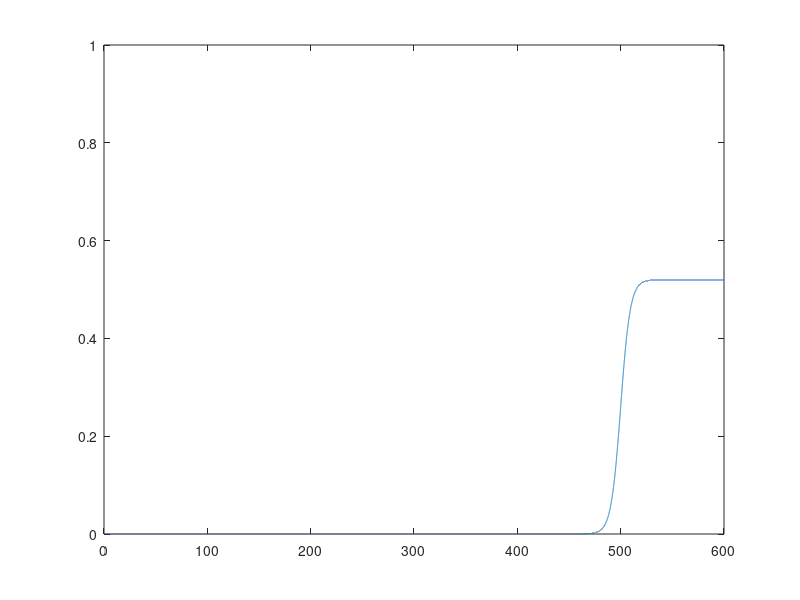

MATLAB code to generate this figure: (Note: this script raises an error after producing the figure.)
%% Testing New diffusions


% Gompertz
beta0 = 0.02;
delta = 0.5;
tinfl = 400;

x0 = log(beta0);
mu = beta0+delta;
k =  1/tinfl * log(log(mu)-x0);

tis = 0:0.01:1000;
xis = log(mu)+ (x0 - log(mu))*exp(-k*tis);
betas = exp(xis);

plot(tis,betas)


% Logistic
beta0 = 0.02;
delta = 0.5;
tinfl = 500;
steepness = 0.03;

mu = beta0 + delta;
x0 = 1/steepness*log(beta0/(mu-beta0));
k = -x0/(steepness*tinfl);

tis = 0:0.01:600;
xis = x0 + steepness*k*tis;
betas = mu * exp(xis)./(1+exp(xis));

clf
plot(tis,betas)
ylim([0 1])


SavePath = '/Users/dureaujoseph/Documents/Taf/These/Matlab Scripts/AllData/Avahan';

cd('/Users/dureaujoseph/Dropbox/Taf/AllScripts/')
addpath([pwd '/General Tools'])
addpath([pwd '/Toolboxes'])
addpath([pwd '/Epidemic Models/Generic PMCMC tools'])
addpath([pwd '/Epidemic Models/Disease-specific code'])
addpath([pwd '/Epidemic Models/Disease-specific code/HIV'])

SavePath = '/Users/dureaujoseph/Documents/Taf/These/Matlab Scripts/AllData/Avahan';

load([SavePath '/ParametersMysore.mat']);
Parameters.Problem = 'ImperialHIV';

Parameters.Problem = 'ImperialHIV';
Parameters.SigmaObs = 0.1;
Parameters.ComputationTStep = 0.5;
Parameters.ObservationLength = 25*12;
Parameters.InitialIPropF.Sample = 1;
Parameters.InitialIPropM.Sample = 1;
Parameters.TotMFactor.Sample = 1;
Parameters.Alpham1.Sample = 1;
Parameters.MuFm1.Sample = 1;
Parameters.MuMm1.Sample = 1;
Parameters.BetaMFPerAct.Sample = 1;
Parameters.BetaFMPerAct.Sample = 1;
Parameters.NumberActsPerClient.Sample =1;
Parameters.eHIV.Sample = 1;
Parameters.CF1.Sample = 1;
Parameters.CF2.Sample = 1;
Parameters = DefineEstimatedParametersIndexes(Parameters);
Parameters = DefineTransfFunctions(Parameters);
Parameters = DefinePriors(Parameters);
Parameters = UpdateParsNoTransfToTransf(Parameters);


Data.Observations = zeros(10,5);
Data.Observations(7,2) = 26.11;
Data.Observations(7,3) = 24.24;
Data.Observations(8,4) = 5.4;
Data.Observations(7,5) = 11.10;
Data.Instants = round([0 236 264 286 292]/(Parameters.ComputationTStep));
Data.ObservedVariables = [ 0 7 7 8 7];
Data.NbComputingSteps = [0 diff(Data.Instants)];


HIVModel = struct();
HIVModel.EKF_projection = @HIV_EKF_projection;
HIVModel.InitializeParameters = @HIV_Initialize;
HIVModel.SMC_projection = @HIV_SMC_projection;
HIVModel.LikFunction = 'normpdf(Variables(:,Data.ObservedVariables(:,IndTime)),Data.Observations(Data.ObservedVariables(:,IndTime),IndTime),sqrt(Data.Observations(Data.ObservedVariables(:,IndTime),IndTime)*(100-Data.Observations(Data.ObservedVariables(:,IndTime),IndTime))/400)).*(Res.WentOutOrNot)';


Mode = 1;
% 1 = Normal
% 2 = Biased
% 3 = Restricted
% 4 = AddingObs

ModelType = 'Bert';
% ModelType = 'Step';
% ModelType = 'Affine';
% ModelType = 'Sigm';
% ModelType = 'Logist';


NbTests = 400;

ampls = [];
inflpts = [];
slopes = [];amplints = [];
Ress = {};
cpt = 0;
ParsRecord = [];
ResGens = {};
while cpt < 100
    disp(cpt)
    try
        
        
        tis = Parameters.ComputationTStep:Parameters.ComputationTStep:Parameters.ObservationLength;
        Parameters.NbTSteps = length(tis);

        
        if strcmp(ModelType,'Bert')
            asympt = 0.4+0.59*rand(1,1);
%             m = 1+30*rand(1,1)^0.8; % when m not informed
            m = 6+5*rand(1,1)^0.8;
            baseline = min(0.6*rand(1,1),0.999*asympt*m^(1/(1-m)));
%             baseline = min(0.1*rand(1,1),0.999*asympt*m^(1/(1-m)));

            % m = 0.9*rand(1,1);
            inflpt = (300 + 250*rand(1,1)^(0.5))*Parameters.ComputationTStep;

            B  = (1 - (baseline/asympt)^(1-m));
            k = (1/inflpt*log(B/(1-m)));

            Parameters.DiffusionType = 'Bertallanfy';


    %         xis =
    %         Parameters.ComputationTStep:Parameters.ComputationTStep:Param
    %         eters.ObservationLength;

            xis = [];
            xis(1) = (baseline^(1-m)-asympt^(1-m))/(1-m);
            sigma = 0;
            for i = 2:length(tis)
                xis(i) = xis(i-1) -k*xis(i-1)*Parameters.ComputationTStep + sigma*xis(i-1)*sqrt(Parameters.ComputationTStep).*randn(1,1);
            end
            Fts =  ((1-m)*xis+asympt^(1-m)).^(1/(1-m));
            plot(Fts)
            
        elseif strcmp(ModelType,'Logist')
            Parameters.DiffusionType = 'Bertallanfy';

            asympt = 0.4+0.59*rand(1,1);
            baseline = min(0.6*rand(1,1),0.999*asympt*m^(1/(1-m)));
            r = 0.05*rand(1,1);%*^1/10;
            
            Fts =  asympt*baseline*exp(r*tis)./(asympt+baseline*(exp(r*tis*Parameters.ComputationTStep)-1));
        elseif strcmp(ModelType,'Step')

            asympt = 0.4+0.59*rand(1,1);
%             baseline = min(0.6*rand(1,1),asympt);
            baseline = min(0.1*rand(1,1),asympt);
            inflpt = (300 + 250*rand(1,1)^(0.8))*Parameters.ComputationTStep;   
            
            Fts =  baseline + (asympt-baseline).*(tis>inflpt);
          
        elseif strcmp(ModelType,'Affine')

            asympt = 0.4+0.59*rand(1,1);
            baseline = min(0.6*rand(1,1),asympt);
            
            Fts =  baseline + (asympt-baseline).*(tis-tis(1))./(tis(end)-tis(1));
           
          
        elseif strcmp(ModelType,'Sigm')
        
            ampl = rand(1,1);
            baseline = rand(1,1)*(1-ampl);
            asympt = baseline+ampl;
            inflpt = (300 + 250*rand(1,1))*Parameters.ComputationTStep;
            steepness = rand(1,1)*50;

            Fts = baseline+ampl*Sigmoid((tis-inflpt)/steepness);
        end
        
        ampls(cpt+1) = Fts(end)-Fts(1);
        tmp = diff(Fts);
        [b,ind] = max(tmp);
        inflpts(cpt+1) = ind;
%         slopes(cpt+1) = asympt*k*m^(m/(1-m));
        amplints(cpt+1) = Fts(end)-Fts(456);
        
        plot(Fts)
        ylim([0 1])
        hold on
        plot([inflpts(cpt+1) inflpts(cpt+1)],[0 1])
        [b,ind]= max(diff(Fts));
%         plot([ind ind],[0 1],'k')
        hold off
%         title(r)
        
        
        if strcmp(ModelType,'Bert')
            Parameters.BRmu.Value = asympt;
            Parameters.BRmm1.Value = m-1;
            Parameters.BRbase.Value = baseline;
            Parameters.BRtinfl.Value = inflpt;
        elseif or(strcmp(ModelType,'Logist'),strcmp(ModelType,'Sigm'))
             Parameters.BRmm1.Value = 1;
             Parameters.BRbase.Value = 0.1;
             Parameters.BRtinfl.Value = 100;
             Parameters.BRmu.Value = 0.8;
        end
        Parameters.MultNoise = 0.05;
        Parameters = DefineEstimatedParametersIndexes(Parameters);
        Parameters = DefineTransfFunctions(Parameters);
        Parameters = DefinePriors(Parameters);
        Parameters = UpdateParsNoTransfToTransf(Parameters);
        ResGen = GenerateDataForGivenSig(Data,Parameters,HIVModel,Fts);
        if(Fts(end)-Fts(1)<0.3)
            if rand(1,1)<0.7
                die
            end
        end
        if(Fts(end)-Fts(456)<0.15)
            if strcmp(ModelType,'Bert')
                if rand(1,1)<0.5
                    die
                end
            elseif strcmp(ModelType,'Logist')
                if rand(1,1)<0.8
                    die
                end
                if ind<200
                    die
                end
            end
        end
        if(Fts(end)-Fts(456)<0.3)
            if strcmp(ModelType,'Sigm')
                if rand(1,1)<0.5
                    die
                end
            end
            if strcmp(ModelType,'Step')
                if rand(1,1)<0.5
                    die
                end
            end
        end
%         if(Fts(end)<0.8)
%             if rand(1,1)<0.9
%                 die
%             end
%         end
        
       pause(0.01)
       
            cpt = cpt+1;
            ResGens{end+1} = ResGen;
    end
end
subplot(3,1,1)
hist(ampls)
subplot(3,1,2)
hist(inflpts)
subplot(3,1,3)
hist(amplints)
	
if strcmp(ModelType,'Bert')
    save([SavePath '/ResGenBR.mat'],'ResGens')
    save([SavePath '/ResGenBR10.mat'],'ResGens')
    save([SavePath '/ResGenBRmInf.mat'],'ResGens')
elseif strcmp(ModelType,'Logist')
    save([SavePath '/ResGenLogist.mat'],'ResGens')
elseif strcmp(ModelType,'Sigm')
    save([SavePath '/ResGenSigm.mat'],'ResGens')
elseif strcmp(ModelType,'Step')
    save([SavePath '/ResGenStep.mat'],'ResGens')
elseif strcmp(ModelType,'Affine')
    save([SavePath '/ResGenAffine.mat'],'ResGens')
end


tmp = [];
for i = 1:100
    tmp(i) = ResGens{i}.Data.Fts(1);
end

for i = 1:100
    plot(ResGens{i}.Data.Fts)
    ylim([0 1])
    pause()
end


load([SavePath '/ResGenBR.mat'])



Data = ResGens{87}.Data;
Parameters = ResGens{87}.Parameters;
Parameters.DiffusionType = 'Bertallanfy';


Parameters.BRm.Value = 3;
Parameters.BRm.Min = -10^14;
Parameters.BRm.Max = 10^14;
Parameters.BRm.MaxLim = 50;
Parameters.BRm.MinLim = 1.01;
Parameters.BRm.Estimated = 1;
Parameters.BRm.TransfType = 'Logit';
Parameters.BRm.Init = 1;

Parameters.BRmu.Value = 0.8;
Parameters.BRmu.Min = -10^14;
Parameters.BRmu.Max = 10^14;
Parameters.BRmu.MaxLim = 0.99;
Parameters.BRmu.MinLim = 0.4;
Parameters.BRmu.Estimated = 1;
Parameters.BRmu.TransfType = 'Logit';
Parameters.BRmu.Init = 1;

Parameters.BRbase.Value = 0.2;
Parameters.BRbase.Min = -10^14;
Parameters.BRbase.Max = 10^14;
Parameters.BRbase.MaxLim = 0.4;
Parameters.BRbase.MinLim = 0.01;
Parameters.BRbase.Estimated = 1;
Parameters.BRbase.TransfType = 'Logit';
Parameters.BRbase.Init = 1;

Parameters.BRtinfl.Value = 400;
Parameters.BRtinfl.Min = -10^14;
Parameters.BRtinfl.Max = 10^14;
Parameters.BRtinfl.MinLim = 1;
Parameters.BRtinfl.MaxLim = 600;
Parameters.BRtinfl.Estimated = 1;
Parameters.BRtinfl.TransfType = 'Logit';
Parameters.BRtinfl.Init = 1;

Parameters = DefineEstimatedParametersIndexes(Parameters);
Parameters = DefineTransfFunctions(Parameters);
Parameters = DefinePriors(Parameters);
Parameters = UpdateParsNoTransfToTransf(Parameters);

Names = Parameters.Names.Estimated;
NamesEst = {};
for i = 1:length(Names)
    if not(or(strcmp(Names{i},'SigmaRW'),strcmp(Names{i},'InitialFt')))
        NamesEst{end+1} = Names{i};
    end
end
Initialization = [];
for i = 1:length(NamesEst)
    Initialization(i) = Parameters.(NamesEst{i}).TransfValue ;
end
[x,fval,exitflag,output] = fminsearch(@(x) SquarredErrorBRtoMinimize(x,NamesEst,Data,Parameters,HIVModel),Initialization,optimset('MaxIter',10000,'TolX',1e-8,'TolFun',1e-8,'MaxFunEvals',20000));
for i = 1:length(NamesEst)
    Parameters.(NamesEst{i}).TransfValue = (x(i));
end
finalx = x;
Parameters = UpdateParsTransfToNoTransf(Parameters);
TellParsValues(Parameters)
InitParameters = Parameters;

fun =  @(x)SquarredErrorBRtoMinimize(x,NamesEst,Data,Parameters,HIVModel);
% [HD,err] = hessian(fun,Parameters.Finalx);
% Hess = -HD;
[HD,err] = hessdiag(fun,finalx);       
Hess = diag(-HD);

NbIts = 1000;
Parameters = InitParameters;
Cov = 2.38^2/length(finalx)*(-Hess)^-1;
Parameters.NamesEst = NamesEst;
Res = RunMCMCdeterm(Parameters,Data,HIVModel,Cov,NbIts)


Parameters = Res.Parameters;
Cov = 2.38^2/length(finalx)*cov(Res.xs');
Parameters.NamesEst = NamesEst;
Res = RunMCMCdeterm(Parameters,Data,HIVModel,Cov,NbIts)



Parameters = Res.Parameters;
Cov = 2.38^2/length(finalx)*cov(Res.xs');
Parameters.NamesEst = NamesEst;
Res = RunMCMCdeterm(Parameters,Data,HIVModel,Cov,2000)

PlotResHIV(Res,Res.Parameters)


SavePath = '/Users/dureaujoseph/Documents/Taf/These/Matlab Scripts/AllData/Avahan';

load([SavePath '/VIH_PlayingWithSigm_ResultsBertallanfy__1_1.mat'])


load([SavePath '/VIH_PlayingWithSigmStep10_ResultsAdd__1_1.mat'])
Res = Ress{1}
Res.Parameters.TypeWork = 'Boston Examples';
Res.Parameters.DiffusionType='Add';
PlotResHIV(Res,Res.Parameters)
% 
% figure(1)
load([SavePath '/PostThreeMethods.mat' ])




PlotPostForq('ROC',0.5,'Delta2003',0.2)





figure(1)
PlotPostForq('Mean')
% PlotPostForq(Res,'ROC',0.5)

load([SavePath '/PostThreeMethodsAffine.mat' ])
figure(2)
PlotPostForq(Res,'Mean',0.5)
% PlotPostForq(Res,'ROC',0.5)

load([SavePath '/PostThreeMethodsStep.mat' ])
figure(3)
PlotPostForq(Res,'Mean',0.5)
% PlotPostForq(Res,'ROC',0.5)

load([SavePath '/PostThreeMethods.mat' ])
figure(4)
PlotPostForq(Res,'Mean',0.5)
% PlotPostForq(Res,'ROC',0.5)

load([SavePath '/PostThreeMethodsAffine.mat' ])
figure(5)
PlotPostForq(Res,'Mean',0.5)
% PlotPostForq(Res,'ROC',0.5)

load([SavePath '/PostThreeMethodsStep.mat' ])
figure(6)
PlotPostForq(Res,'Mean',0.5)
% PlotPostForq(Res,'ROC',0.5)


load([SavePath '/PostDetmInf.mat' ])

figure(2)
load([SavePath '/PostThreeMethodsConstr.mat' ])

load([SavePath '/PostThreeMethodsLogist.mat' ])

figure(1)
Mode = 'ROC';

figure(2)
Mode = 'Mean';

ResAggr = Res;

figure(1)
PlotPostForq(Res,'Mean',0.5)
figure(2)
PlotPostForq(Res,'ROC',0.5)

PlotPostForq('ROC',0.5,'',0.2)

ToBar = [];
xis = [];
TempRes = Res;
tab = TempRes.partampls2003;
for  i = 1:6
    q1 = quantile(tab(4,:),0.16*(i-1));
    q2 = quantile(tab(4,:),0.16*(i));
    inds = find(and((tab(4,:)<q2),(tab(4,:)>q1)));
    ToBar(i,1) = mean(tab(1,inds) - tab(4,inds));
    ToBar(i,2) = mean(tab(3,inds) - tab(4,inds));
    ToBar(i,3) = mean(tab(2,inds) - tab(4,inds));
    xis(i) = mean([q1 q2]);
end
bar(1:5,ToBar(2:end,:)./repmat(xis(2:end)',1,3))
% bar(xis,ToBar)
xlabel('"True" \DeltaCU')
ylabel('Relative bias')
legend('dBR','sBR','BM')
set(gca,'XTick',[0:(600)/5:(600)])
set(gca,'XTickLabel',['1985';'1990';'1995';'2000';'2005';'2010'])

Title('Relative bias in CU estimate as a function of \DeltaCU')

figure(7)

clf
for i = 1:length(ResAggr.ampls)
    plot(ResGens{i}.Data.Fts)
    hold on
    plot(2*[ResGens{i}.Parameters.BRtinfl.Value ResGens{i}.Parameters.BRtinfl.Value],[0 1],'g')
    hold off
    
%     plot(squeeze(ResAggr.sigms(4,i,:)),'g')
%     hold on
%     plot(squeeze(ResAggr.sigms(1,i,:)),'k')
%     plot(squeeze(ResAggr.sigms(3,i,:)),'b')
%     plot(squeeze(ResAggr.sigms(2,i,:)),'r')
%     plot([ResAggr.ParsMeds(1,16,i) ResAggr.ParsMeds(1,16,i)],[0 1],'k')
%     plot([ResAggr.ParsMeds(3,16,i) ResAggr.ParsMeds(3,16,i)],[0 1],'b')
%     plot(2*[ResGens{i}.Parameters.BRtinfl.Value ResGens{i}.Parameters.BRtinfl.Value],[0 1],'g')
%     hold off
%     title([ResAggr.ParsMeds(1,16,i) ResAggr.ParsMeds(3,16,i) ResAggr.ParsMeds(4,16,i)] )
    ylim([0 1])
%     legend('true','det','Ber','Add')
    pause()
end



PlotPostForAll(Res,'Mean')





q = 0.5;
Stats = {'Ampl. after 1995','Ampl after 2003','2010 value'};
Tabs = {};



% tmpinds = find(not(isnan(Res.ampls(1,:))));
% Res.ampls = Res.ampls(:,tmpinds);
% Res.partampls1995 = Res.partampls1995(:,tmpinds);
% Res.partampls2003 = Res.partampls2003(:,tmpinds);
% Res.asympts = Res.asympts(:,tmpinds);
% tmp = find(not(Res.NbSamples(:,1)==0));
% Res.NbSamples = Res.NbSamples(tmp,:);
% inds = find(and(Res.NbSamples(:,2)>50, Res.NbSamples(:,3)>20));
% length(inds)
inds = 1:size(Res.ampls,2);


if strcmp(Mode,'ROC')
    Tabs{1} = Res.amplsROC(:,inds);
    Tabs{2} = Res.partampls1995ROC(:,inds);
    Tabs{3} = Res.partampls2003ROC(:,inds);
    Tabs{4} = Res.asymptsROC(:,inds);
elseif strcmp(Mode,'Post')
    Tabs{1} = Res.amplsPost(:,inds);
    Tabs{2} = Res.partampls1995Post(:,inds);
    Tabs{3} = Res.partampls2003Post(:,inds);
    Tabs{4} = Res.asymptsPost(:,inds);
else
    Tabs{1} = Res.ampls(:,inds);
    Tabs{2} = Res.partampls1995(:,inds);
    Tabs{3} = Res.partampls2003(:,inds);
    Tabs{4} = Res.asympts(:,inds);
end





Biases = [];
MSEs = [];
Vars = [];
ROCs = [];
inds = [1 2];
Pts = {};
for i = 1:4
    for j = [1 2]%1:3
        Corrs(inds(j),i) = corr(Tabs{i}(4,:)',Tabs{i}(j,:)');
        Biases(inds(j),i) = mean(Tabs{i}(j,:)-Tabs{i}(4,:)); 
        MSEs(inds(j),i) = mean((Tabs{i}(4,:)-Tabs{i}(j,:)).^2);
        Vars(inds(j),i) = MSEs(inds(j),i)-Biases(inds(j),i).^2;
        
        quan = quantile(Tabs{i}(4,:),q);
%         med = median(Tabs{i}(4,:));
        indsinf = find(Tabs{i}(4,:)<=quan);
        indssup = find(Tabs{i}(4,:)>quan);
        xs = [];
        ys = [];
        all = [Tabs{i}(1,:) Tabs{i}(2,:) Tabs{i}(3,:)];
        m = min(all);
        M = max(all);
%         deltap = sort((all(1:end-1)+all(2:end))/2);
        deltap = sort(all);
        deltap = (deltap(1:end-1)+deltap(2:end))/2;
        deltap = [(min(all)-mean(diff(deltap))) deltap (max(all)+mean(diff(deltap)))];
        for k = 1:length(deltap)
            xs(k) = sum(Tabs{i}(j,indsinf)>deltap(k))/length(indsinf);
            ys(k) = sum(Tabs{i}(j,indssup)>deltap(k))/length(indssup);
        end
        ROCs(inds(j),i) = 0;
        for k = 1:length(deltap)-1
            ROCs(inds(j),i) = ROCs(inds(j),i) + (xs(k)-xs(k+1))*(ys(k+1)+ys(k))/2;
        end
        ROCs(inds(j),i) = ROCs(inds(j),i)-0.5;
%         ROCs(inds(j),i) = -diff(xs)*(ys(1:end-1)'+ys(2:end)')/2-0.5;
        Pts{i,inds(j)}=[xs;ys];
    end
end

s = 16

subplot(4,3,1:3)
bar(Biases(:,2:4)')
set(gca,'XTickLabel',Stats,'FontWeight','bold','FontSize',s)
ylim([-0.2 0.2])
ylabel('Bias')

subplot(4,3,4:6)
bar(Vars(:,2:4)')
set(gca,'XTickLabel',Stats,'FontWeight','bold','FontSize',s)
ylabel('Variance')

subplot(4,3,7:9)
bar(MSEs(:,2:4)')
ylim([0 0.04])
set(gca,'XTickLabel',Stats,'FontWeight','bold','FontSize',s)
ylim([0 0.04])
ylabel('MSE')
legend('Parametric','Diffusion')

for i = 2:4
   subplot(4,3,8+i) 
   plot(Pts{i,1}(1,:),Pts{i,1}(2,:),'b')
   hold on
   plot(Pts{i,2}(1,:),Pts{i,2}(2,:),'r')
   hold off
   xlabel('False pos. rate','FontWeight','bold','FontSize',s)
   ylabel('True pos. rate','FontWeight','bold','FontSize',s)
end





axes('Position',[0 0 1 1],'Visible','off');
text(0.45,0.195,'Title')

clf
for i = 1:length(ResAggr.ampls)
    plot(squeeze(ResAggr.sigms(4,i,:)),'g')
    hold on
    plot(squeeze(ResAggr.sigms(1,i,:)),'k')
    plot(squeeze(ResAggr.sigms(3,i,:)),'b')
    plot(squeeze(ResAggr.sigms(2,i,:)),'r')
    hold off
    title(i)
    ylim([0 1])
%     legend('true','det','Ber','Add')
    pause()
end

indsinfl = [];
for i = 1:length(ResAggr.ampls)
    [b,indsinfl(i)] = max(diff(squeeze(ResAggr.sigms(1,i,:))));
end
hist(indsinfl)
subplot(3,1,1)
plot(ResAggr.ampls(4,:),ResAggr.ampls(1,:),'.')
title(corr(ResAggr.ampls(4,:)',ResAggr.ampls(1,:)'))
subplot(3,1,2)
plot(ResAggr.ampls(4,:),ResAggr.ampls(3,:),'.')
title(corr(ResAggr.ampls(4,:)',ResAggr.ampls(3,:)'))
subplot(3,1,3)
plot(ResAggr.ampls(4,:),ResAggr.ampls(2,:),'.')
title(corr(ResAggr.ampls(4,:)',ResAggr.ampls(2,:)'))



for i = 1:5
    try
        load([SavePath '/ResGenBRBert_BRdeterm_' num2str(i) '.mat'])
        ResDet = Res;
        load([SavePath '/VIH_PlayingWithSigm_ResultsBertallanfy__1_' num2str(i) '.mat'])
        ResBer = Ress{1};
        ResBer.Parameters.TypeWork = 'Boston Examples';
        load([SavePath '/VIH_PlayingWithSigm_ResultsAdd__1_' num2str(i) '.mat'])
        ResAdd = Ress{1};
        ResAdd.Parameters.TypeWork = 'Boston Examples';
        load([SavePath '/ResGenBR_BRdetermConstr_' num2str(i) '.mat'])
        ResDetConstr = Res;
        load([SavePath '/VIH_PlayingWithSigm_ResultsBertallanfyConstr__1_' num2str(i) '.mat'])
        ResBerConstr = Ress{1};
        ResBerConstr.Parameters.TypeWork = 'Boston Examples';
        load([SavePath '/VIH_PlayingWithSigm_ResultsAddConstr__1_' num2str(i) '.mat'])
        ResAddConstr = Ress{1};
        ResAddConstr.Parameters.TypeWork = 'Boston Examples';
        
        if or(not(ResDet.Data.BuiltTraj(1:585,9) == ResAdd.Data.BuiltTraj(1:585,9)),not(ResDet.Data.BuiltTraj(1:585,9) == ResBer.Data.BuiltTraj(1:585,9)))
          disp('NOT OK')
          die
        end

%             Names = {};
%             for j = 2:13
%                 Names{end+1} = ResAdd.Parameters.Names.Estimated{j};
%             end
%             TempRes = ResBer;
%             Names = TempRes.Parameters.Names.Estimated;
%             
%             for j = 1:length(Names)
%                 subplot(3,6,j)
%                 plot(TempRes.Thetas(TempRes.Parameters.(Names{j}).Index,:))
% %                 plot(ResDet.xs(ResAdd.Parameters.(Names{j}).Index,:))
% 
%     %             plot(ResBer.Thetas(ResBer.Parameters.(Names{j}).Index,:),ResAdd.Paths(:,3,300),'.')
%     %             [fi,xi] = ksdensity(ResAdd.Thetas(ResAdd.Parameters.(Names{j}).Index,:));
%     %             plot(xi,fi,'r')
%     %             hold on
%     % % %             [fi,xi] = ksdensity(ResDet.Thetas(ResDet.Parameters.(Names{i}).Index,:));
%     % % %             plot(xi,fi,'b')
%     %             [fi,xi] = ksdensity(ResBer.Thetas(ResBer.Parameters.(Names{j}).Index,:));
%     %             plot(xi,fi,'g')
%     %             hold off
%                 title(Names{j})
% %                 v = ResDet.xs(ResAdd.Parameters.(Names{j}).Index,:);
%                 v = TempRes.Thetas(TempRes.Parameters.(Names{j}).Index,:);
%                 tmp = Autocorrelation(v,100);
% %                 title(length(v)/(1+2*sum(tmp(2:end))))
%             end
        
%         subplot(2,1,1)
%         plot(ResBer.LogPosts(20:end))
%         subplot(2,1,2)
%         plot(ResBer.LogLiks(20:end))
%         subplot(3,1,3)
%         plot(ResDet.    )
        
        ResDetConstr.Parameters.PlotIndex = 1;
        PlotResHIV(ResDetConstr,ResDetConstr.Parameters)
        title('Deterministic Berthallanfy Constr','FontWeight','bold')

        ResBerConstr.Parameters.PlotIndex = 2;
        PlotResHIV(ResBerConstr,ResBerConstr.Parameters)
        title('Stochastic Berthallanfy Constr','FontWeight','bold')

        ResAddConstr.Parameters.PlotIndex = 3;
        PlotResHIV(ResAddConstr,ResAddConstr.Parameters)
        title('Brownian Motion Constr','FontWeight','bold')
        
        ResDet.Parameters.PlotIndex = 4;
        PlotResHIV(ResDet,ResDet.Parameters)
        title('Deterministic Berthallanfy','FontWeight','bold')

        ResBer.Parameters.PlotIndex = 5;
        PlotResHIV(ResBer,ResBer.Parameters)
        title('Stochastic Berthallanfy','FontWeight','bold')

        ResAdd.Parameters.PlotIndex = 6;
        PlotResHIV(ResAdd,ResAdd.Parameters)
        title('Brownian Motion','FontWeight','bold')
        
        

%         figure(4)
%         plot(squeeze(ResAggr.sigms(4,i,:)),'g')
%         hold on
%         plot(squeeze(ResAggr.sigms(1,i,:)),'k')
%         plot(squeeze(ResAggr.sigms(3,i,:)),'b')
%         plot(squeeze(ResAggr.sigms(2,i,:)),'r')
%         hold off
%         ylim([0 1])
%         
        ToSave = '/Users/dureaujoseph/Dropbox/Taf/Notes/Avahan';
        saveas(gcf,[ToSave '/ExampleThreeMethods' num2str(i)], 'jpg')
        i
        pause()
    end
end



%% Real Data

DistrictNames = {'Mysore_2rounds','Mysore_3rounds','Belgaum_2rounds','Belgaum_3rounds','Bellary','EastGodavry','Guntur','Hyderabad','Shimoga'};

for i = 1:length(DistrictNames)
    clf
    load([SavePath '/HIV_' DistrictNames{i} 'Add.mat'])
    Res.Parameters.PlotIndex = 1;
    Res.Parameters.TypeWork='Boston Examples';
    PlotResHIV(Res,Res.Parameters)
    title([DistrictNames{i} ' BM'],'FontWeight','bold')
    load([SavePath '/HIV_' DistrictNames{i} 'Bertallanfy.mat'])
    Res.Parameters.PlotIndex = 2;
    Res.Parameters.TypeWork='Boston Examples';
    PlotResHIV(Res,Res.Parameters)
    title([DistrictNames{i} ' sBR'],'FontWeight','bold')
    pause()
end



load([SavePath '/HIV_Mysore_3roundsDetBertallanfy.mat'])
ResDet = Res;
load([SavePath '/HIV_Mysore_3roundsAdd.mat'])
ResAdd = Res;
load([SavePath '/HIV_Mysore_3roundsBertallanfy.mat'])
ResBer = Res;

Res.Parameters.TypeWork = 'Normal';
PlotResHIV(Res,Res.Parameters)

ResDet.Parameters.ObsMin =  ResBer.Parameters.ObsMin ;
ResDet.Parameters.ObsMax =  ResBer.Parameters.ObsMax ;


FtDet = mean(squeeze(ResDet.Paths(:,3,1:582)));
FtsDet = (squeeze(ResDet.Paths(:,3,1:582)));

tmp = squeeze(ResAdd.Paths(:,3,1:582));
FtAdd = mean(exp(tmp)./(1+exp(tmp)));
FtsAdd = (exp(tmp)./(1+exp(tmp)));

tmp = squeeze(ResBer.Paths(:,3,1:582));
beta0s = squeeze(ResBer.Thetas(ResBer.Parameters.BRbase.Index,:));
mus = squeeze(ResBer.Thetas(ResBer.Parameters.BRmu.Index,:));
ms = squeeze(ResBer.Thetas(ResBer.Parameters.BRmm1.Index,:))+1;
ts = squeeze(ResBer.Thetas(ResBer.Parameters.BRtinfl.Index,:));
Bs = 1-(beta0s./mus).^(1-ms);
ks = 1./ts.*log(Bs./(1-ms));
FtBer = mean((repmat(1-ms',1,582).*tmp+repmat(mus.^(1-ms)',1,582)).^(repmat(1./(1-ms)',1,582)));
FtsBer = ((repmat(1-ms',1,582).*tmp+repmat(mus.^(1-ms)',1,582)).^(repmat(1./(1-ms)',1,582)));


[fi,xi] = ksdensity(FtsBer(:,582)-FtsBer(:,585-168));
plot(xi,fi,'g')
hold on
[fi,xi] = ksdensity(FtsAdd(:,582)-FtsAdd(:,585-168));
plot(xi,fi,'r')
[fi,xi] = ksdensity(FtsDet(:,582)-FtsDet(:,585-168));
plot(xi,fi,'b')
hold off

Names = {'Mysore_3rounds','Mysore_2rounds','Belgaum_3rounds','Belgaum_2rounds','Bellary','Yevatmal','Guntur','Hyderabad','EastGodavry','Shimoga'};
ests = [];
for i = 1:length(Names)
    disp(Names{i})
    load([SavePath '/HIV_' Names{i} '_dBR.mat'])
    ResDet = Res;
    randinds = randsample(size(ResDet.Paths,1),min(size(ResDet.Paths,1),4000));
    ResDet.Paths = ResDet.Paths(randinds,:);
    ResDet.Thetas = ResDet.Thetas(:,randinds);
    load([SavePath '/HIV_' Names{i} '_Sigm.mat'])
    ResSigm = Res;
    randinds = randsample(size(ResSigm.Paths,1),min(size(ResSigm.Paths,1),4000));
    ResSigm.Paths = ResSigm.Paths(randinds,:);
    ResSigm.Thetas = ResSigm.Thetas(:,randinds);
    load([SavePath '/HIV_' Names{i} 'Add.mat'])
    ResAdd = Res;
    randinds = randsample(size(ResAdd.Paths,1),min(size(ResAdd.Paths,1),4000));
    ResAdd.Paths = ResAdd.Paths(randinds,:,:);
    ResAdd.Thetas = ResAdd.Thetas(:,randinds);
    load([SavePath '/HIV_' Names{i} 'Bertallanfy.mat'])
    ResBer = Res;
    randinds = randsample(size(ResBer.Paths,1),min(size(ResBer.Paths,1),4000));
    ResBer.Paths = ResBer.Paths(randinds,:,:);
    ResBer.Thetas = ResBer.Thetas(:,randinds);
    
    
    
    indend = ResAdd.Data.Instants(end);
    
    FtDet = mean(squeeze(ResDet.Paths(:,1:indend)));
    FtsDet = (squeeze(ResDet.Paths(:,1:indend)));

    FtSigm = mean(squeeze(ResSigm.Paths(:,1:indend)));
    FtsSigm = (squeeze(ResSigm.Paths(:,1:indend)));
    
    tmp = squeeze(ResAdd.Paths(:,3,1:indend));
    FtAdd = mean(exp(tmp)./(1+exp(tmp)));
    FtsAdd = (exp(tmp)./(1+exp(tmp)));

    tmp = squeeze(ResBer.Paths(:,3,1:indend));
    beta0s = squeeze(ResBer.Thetas(ResBer.Parameters.BRbase.Index,:));
    mus = squeeze(ResBer.Thetas(ResBer.Parameters.BRmu.Index,:));
    ms = squeeze(ResBer.Thetas(ResBer.Parameters.BRmm1.Index,:))+1;
    ts = squeeze(ResBer.Thetas(ResBer.Parameters.BRtinfl.Index,:));
    Bs = 1-(beta0s./mus).^(1-ms);
    ks = 1./ts.*log(Bs./(1-ms));
    FtBer = mean((repmat(1-ms',1,indend).*tmp+repmat(mus.^(1-ms)',1,indend)).^(repmat(1./(1-ms)',1,indend)));
    FtsBer = ((repmat(1-ms',1,indend).*tmp+repmat(mus.^(1-ms)',1,indend)).^(repmat(1./(1-ms)',1,indend)));

    
    q = 0.5;
    disp('q50 delta')
    disp(quantile(FtsDet(:,indend)-FtsDet(:,585-168),q))
    disp(quantile(FtsBer(:,indend)-FtsBer(:,585-168),q))
    disp(quantile(FtsAdd(:,indend)-FtsAdd(:,585-168),q))
    ests(i,1,1) = quantile(FtsDet(:,indend)-FtsDet(:,585-168),q);
    ests(i,1,2) = quantile(FtsBer(:,indend)-FtsBer(:,585-168),q);
    ests(i,1,3) = quantile(FtsAdd(:,indend)-FtsAdd(:,585-168),q);
    
    q = 0.05;
    disp('q5 delta')
    disp(quantile(FtsDet(:,indend)-FtsDet(:,585-168),q))
    disp(quantile(FtsBer(:,indend)-FtsBer(:,585-168),q))
    disp(quantile(FtsAdd(:,indend)-FtsAdd(:,585-168),q))
    ests(i,2,1) = quantile(FtsDet(:,indend)-FtsDet(:,585-168),q);
    ests(i,2,2) = quantile(FtsBer(:,indend)-FtsBer(:,585-168),q);
    ests(i,2,3) = quantile(FtsAdd(:,indend)-FtsAdd(:,585-168),q);

    q = 0.5
    disp('q50 2010')
    quantile(FtsDet(:,indend),q)
    quantile(FtsBer(:,indend),q)
    quantile(FtsAdd(:,indend),q)
    ests(i,3,1) = quantile(FtsDet(:,indend),q);
    ests(i,3,2) = quantile(FtsBer(:,indend),q);
    ests(i,3,3) = quantile(FtsAdd(:,indend),q);
    
    q = 0.05
    disp('q5 2010')
    quantile(FtsDet(:,indend),q)
    quantile(FtsBer(:,indend),q)
    quantile(FtsAdd(:,indend),q)
    ests(i,4,1) = quantile(FtsDet(:,indend),q);
    ests(i,4,2) = quantile(FtsBer(:,indend),q);
    ests(i,4,3) = quantile(FtsAdd(:,indend),q);
    
    disp('mean delta')
    ests(i,5,1) = mean(FtsDet(:,indend)-FtsDet(:,585-168));
    ests(i,5,2) = mean(FtsBer(:,indend)-FtsBer(:,585-168));
    ests(i,5,3) = mean(FtsAdd(:,indend)-FtsAdd(:,585-168));
    
    disp('mean 2010')
    ests(i,6,1) = mean(FtsDet(:,indend));
    ests(i,6,2) = mean(FtsBer(:,indend));
    ests(i,6,3) = mean(FtsAdd(:,indend));
    
    
    clf
    ResDet.Parameters.TypeWork = 'Boston Examples';
    ResDet.Parameters.PlotIndex = 1;
    PlotResHIV(ResDet,ResDet.Parameters)
    ResSigm.Parameters.TypeWork = 'Boston Examples';
    ResSigm.Parameters.PlotIndex = 2;
    PlotResHIV(ResSigm,ResSigm.Parameters)
    ResBer.Parameters.TypeWork = 'Boston Examples';
    ResBer.Parameters.PlotIndex = 3;
    PlotResHIV(ResBer,ResBer.Parameters)
    ResAdd.Parameters.TypeWork = 'Boston Examples';
    ResAdd.Parameters.PlotIndex = 4;
    PlotResHIV(ResAdd,ResAdd.Parameters)
end

save([SavePath '/AllRegionsEstimates.mat'],'ests')






mean(FtsDet(:,582)-FtsDet(:,585-168))
mean(FtsBer(:,582)-FtsBer(:,585-168))
mean(FtsAdd(:,582)-FtsAdd(:,585-168))

mean(FtsDet(:,582))
mean(FtsBer(:,582))
mean(FtsAdd(:,582))

[fi,xi] = ksdensity(FtsDet(:,indend)-FtsDet(:,585-168));
plot(xi,fi,'g','LineWidth',2);
hold on
[fi,xi] = ksdensity(FtsBer(:,indend)-FtsBer(:,585-168));
plot(xi,fi,'r','LineWidth',2);
[fi,xi] = ksdensity(FtsAdd(:,indend)-FtsAdd(:,585-168));
plot(xi,fi,'LineWidth',2);
plot([median(FtsAdd(:,indend)-FtsAdd(:,585-168)) median(FtsAdd(:,indend)-FtsAdd(:,585-168))],[0 1.4],':','LineWidth',4)
plot([median(FtsDet(:,indend)-FtsDet(:,585-168)) median(FtsDet(:,indend)-FtsDet(:,585-168))],[0 1.4],':g','LineWidth',4)
plot([median(FtsBer(:,indend)-FtsBer(:,585-168)) median(FtsBer(:,indend)-FtsBer(:,585-168))],[0 1.4],':r','LineWidth',4)
hold off
legend('Det. BR','Sto. BR','Brownian motion')
ylabel('Posterior density','FontSize',14)
xlabel('Shift in CU during the intervention in Mysore','FontSize',14)
xlim([-1 1])
